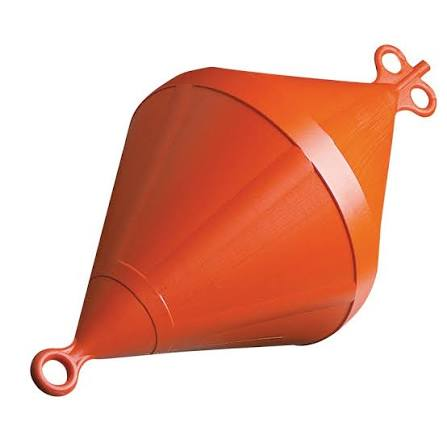
#> input picture simadoura.jpg, 447 x 447 px
$ python pipeline.py simadoura.jpg
#> lines starting #> are read from the running program, lines starting #| are printed output that depends on the picture; after the words box and inside, x2 and y2 are one past the last pixel; in counts of white or black regions, pixels touching at a corner belong together
import sys
import os
import cv2
import numpy as np


def main(path):
#> called with path = 'simadoura.jpg'
    img = cv2.imread(path)
#> img is the input picture: shape (447, 447, 3); mean B, G, R 174.3, 187.8, 234.5
    if img is None:
        sys.exit(f"Image not found: {path}")

    os.makedirs("outputs", exist_ok=True)

    gray = cv2.cvtColor(img, cv2.COLOR_BGR2GRAY)
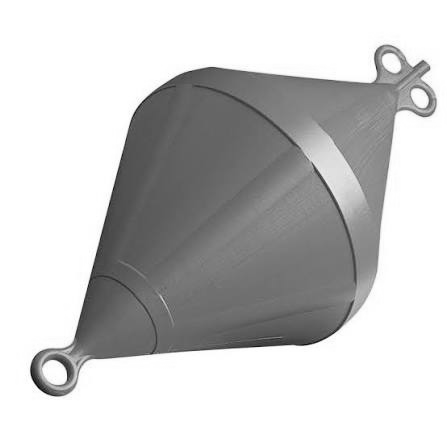
#> gray: shape (447, 447); min 6, max 255, mean 200.2
    blur = cv2.GaussianBlur(gray, (5, 5), 0)

    #Thresholding (Otsu)
    _, thresh = cv2.threshold(blur, 0, 255, cv2.THRESH_BINARY + cv2.THRESH_OTSU)
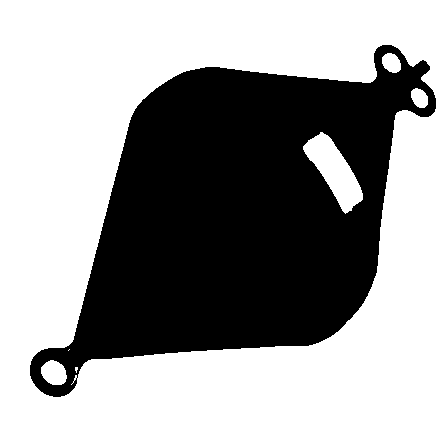
#> thresh: shape (447, 447); 62.1% white; 1 black region, box (x1, y1, x2, y2) and area: (30, 45, 436, 397) 75771

    #Edge detection (Canny)
    edges = cv2.Canny(blur, 100, 200)
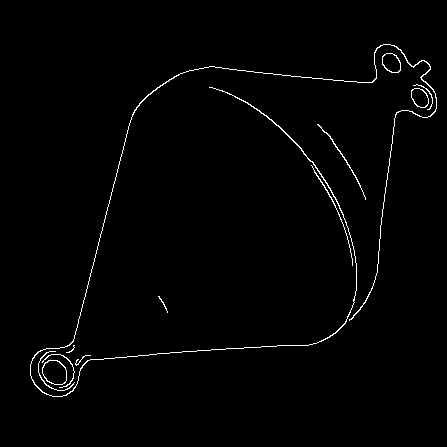
#> edges: shape (447, 447); 1.3% white in thin lines or dots, all inside (x1, y1, x2, y2) = (30, 44, 437, 397)

    #Segmentation με χρώμα (HSV)
    hsv = cv2.cvtColor(img, cv2.COLOR_BGR2HSV)
#> hsv: shape (447, 447, 3); mean H, S, V 7.2, 75.9, 234.6
    lower = np.array([5, 120, 120])
    upper = np.array([25, 255, 255])
    mask = cv2.inRange(hsv, lower, upper)
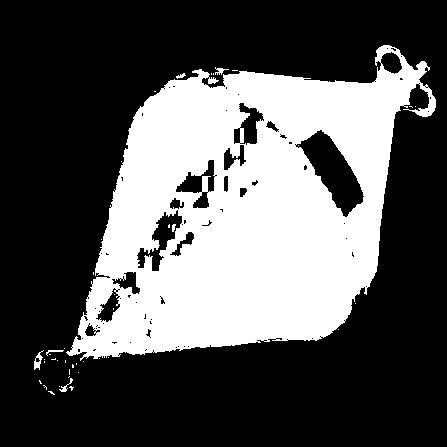
#> mask: shape (447, 447); 33.6% white; 42 white regions (35 under 20 px), largest, box (x1, y1, x2, y2) and area: (66, 45, 436, 361) 66835, (34, 350, 44, 370) 83, (59, 378, 73, 392) 49

    #Καθαρισμός μάσκας
    kernel = np.ones((5, 5), np.uint8)
    mask = cv2.morphologyEx(mask, cv2.MORPH_OPEN, kernel)
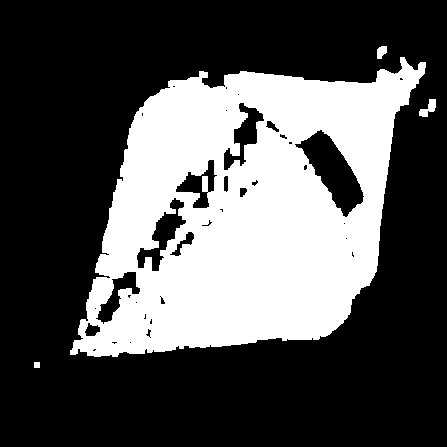
#> mask: shape (447, 447); 32.9% white; 4 white regions, box (x1, y1, x2, y2) and area: (70, 57, 426, 357) 65439, (419, 99, 436, 117) 160, (377, 46, 387, 59) 100, (34, 362, 40, 368) 36
    mask = cv2.morphologyEx(mask, cv2.MORPH_CLOSE, kernel)
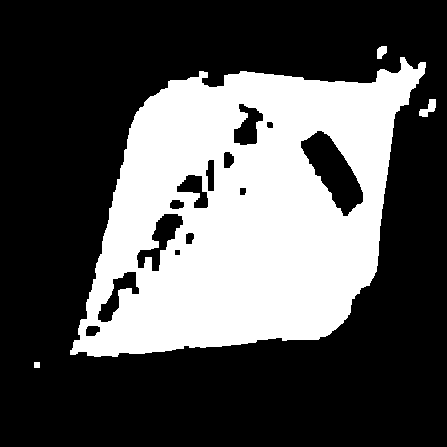
#> mask: shape (447, 447); 33.3% white; 4 white regions

    #Contours
    contours, _ = cv2.findContours(mask, cv2.RETR_EXTERNAL, cv2.CHAIN_APPROX_SIMPLE)
#> contours = 4 contours; box (x1, y1, x2, y2) and area: (70, 57, 426, 357) 71760, (419, 99, 436, 117) 130, (377, 46, 387, 59) 82, (34, 362, 40, 368) 25
    result = img.copy()
    for c in contours:
        if cv2.contourArea(c) > 500:
            x, y, w, h = cv2.boundingRect(c)
            cv2.rectangle(result, (x, y), (x + w, y + h), (0, 255, 0), 2)
            cv2.putText(result, "target", (x, y - 8),
                        cv2.FONT_HERSHEY_SIMPLEX, 0.6, (0, 255, 0), 2)
#> this loop made 4 passes
#> (x, y, w, h) on pass 3: (70, 57, 356, 300)
#> c on pass 1: [[34, 362], [34, 367], [39, 367], [39, 362]]
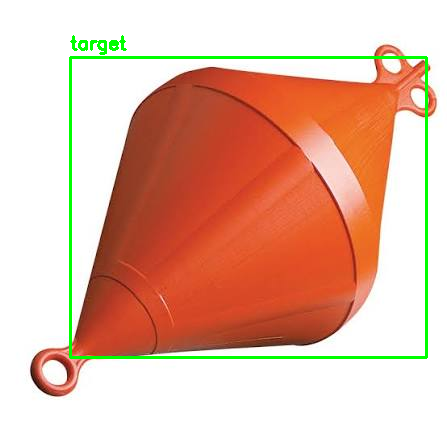
#> result: shape (447, 447, 3); 2.18% of pixels changed, all inside (x1, y1, x2, y2) = (69, 35, 428, 359)


    cv2.imwrite("outputs/1_gray_blur.png", blur)
    cv2.imwrite("outputs/2_threshold.png", thresh)
    cv2.imwrite("outputs/3_edges.png", edges)
    cv2.imwrite("outputs/4_color_mask.png", mask)
    cv2.imwrite("outputs/5_detection.png", result)


if __name__ == "__main__":
    if len(sys.argv) < 2:
        sys.exit("Usage: python pipeline.py images/simadoura.jpg")
    main(sys.argv[1])
